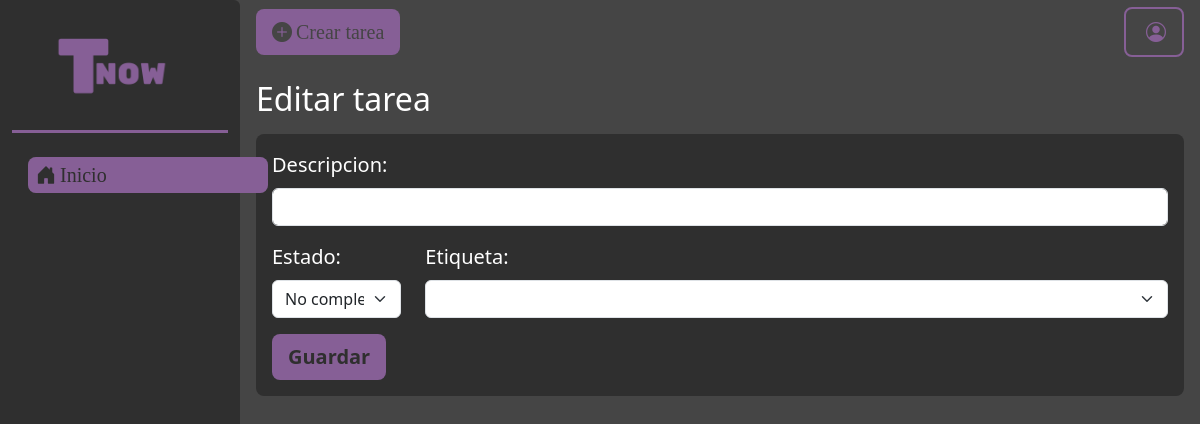
Before: /editar_tarea.php with the older database file.
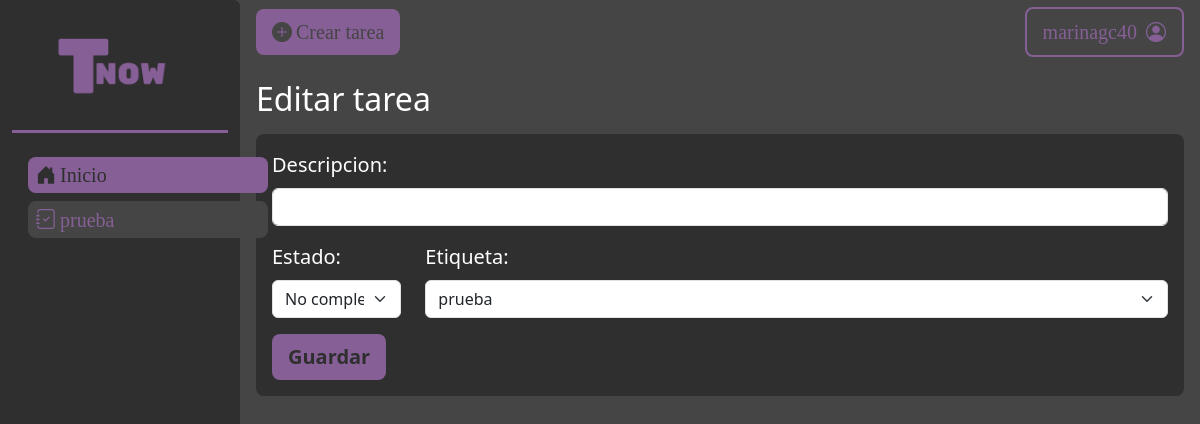
After: the same page with the newer database file.
### tables this page shows
CREATE TABLE `etiqueta` (
  `id` int NOT NULL,
  `nombre` varchar(100) NOT NULL,
  `color` varchar(100) NOT NULL,
  `id_usuario` int NOT NULL
);

CREATE TABLE `usuario` (
  `id` int NOT NULL,
  `username` varchar(30) NOT NULL,
  `email` varchar(100) NOT NULL,
  `password` varchar(16) NOT NULL
);

### get_etiquetas.php (called while the page is built, shortened)
<?php
$conexion = obtenerConexion();
$sql = "SELECT * FROM etiqueta WHERE id_usuario = 1";
$resultado = mysqli_query($conexion, $sql);
$listas = [];
while ($fila = mysqli_fetch_assoc($resultado)) {
    $listas[] = $fila;
}
return $listas;
?>

### get_usuario.php (called while the page is built, shortened)
<?php
$conexion = obtenerConexion();
$sql = "SELECT * FROM usuario WHERE username = 'marinagc40'";
$resultado = mysqli_query($conexion, $sql);
$usuario = $resultado->fetch_assoc();
return $usuario;
?>

### editar_tarea.php (the view, shortened to what the changed rows need)
<?php
$usuario = require_once('get_usuario.php');
$etiquetas = require_once('get_etiquetas.php');
?>
<!DOCTYPE html>
<head>
    <link rel="stylesheet" href="src/css/style.css">
    <link href="https://cdn.jsdelivr.net/npm/bootstrap@5.3.2/dist/css/bootstrap.min.css" rel="stylesheet"
>
    <link rel="stylesheet" href="https://cdn.jsdelivr.net/npm/bootstrap-icons@1.11.3/font/bootstrap-icons.min.css">
</head>
<body>
    <section class="pantallaPrincipal">
        <sidebar class="rounded-end-2 p-0 pantallaPrincipal_sidebar">
            <nav class="navbar navbar-expand-md pantallaPrincipal_sidebar--navegacion">
                <div class="collapse navbar-collapse navegacionEnlaces" id="navbarNavAltMarkup">
                    <div class="navbar-nav d-flex flex-column gap-2 align-items-center">
                        <?php
                        foreach ($listas as $lista) {
                        ?>
                            <a href="get_tarea.php?idLista=<?php echo $lista['id'] ?>" class="text-decoration-none">
                                <div class="navegacionEnlaces_background">
                                    <p class="navegacionEnlaces_background--enlace fs-5 ms-2"><i
                                            class="bi bi-journal-check me-1"></i><span><?php echo $lista['nombre'] ?></span>
                                    </p>
                                </div>
                            </a>
                        <?php
                        }
                        ?>
                    </div>
                </div>
            </nav>
        </sidebar>
        <main class="pantallaPrincipal_contenido" style="height: 100vh;">
            <section class="pantallaPrincipal_contenido--header">
                <a href="" class="header_btnUsuario fs-5"><span><?php echo $usuario['username'] ?></span>
                    <i class="bi bi-person-circle ms-1 fs-5"></i></a>
            </section>
            <section>
                <h2 class="text-white m-3">Editar tarea</h2>
                <form action="procesar_editar_tarea.php" class="form m-3 formularioEditarTarea" method="post">
                    <div class="row mb-3 mb-md-0">
                        <div class="col-md-10 mb-3">
                            <label for="txtModificarEtiqueta" class="form-label text-white fs-5">Etiqueta: </label>
                            <select class="form-select" name="txtModificarEtiqueta" id="txtModificarEtiqueta" required>
                                <?php
                                foreach ($etiquetas as $etiqueta) {
                                ?>
                                    <option <?php echo $idEtiqueta==$etiqueta['id'] ? 'selected' : ''; ?> value="<?php echo $etiqueta['id'] ?>"><?php echo $etiqueta['nombre'] ?></option>
                                <?php
                                }
                                ?>
                            </select>
                        </div>
                    </div>
                </form>
            </section>
        </main>
    </section>
</body>
</html>

Changed rows visible on the page:
added etiqueta: nombre "prueba"
added usuario: username "marinagc40"
Other visible differences:
form field txtModificarEtiqueta: (not shown) → "prueba"
